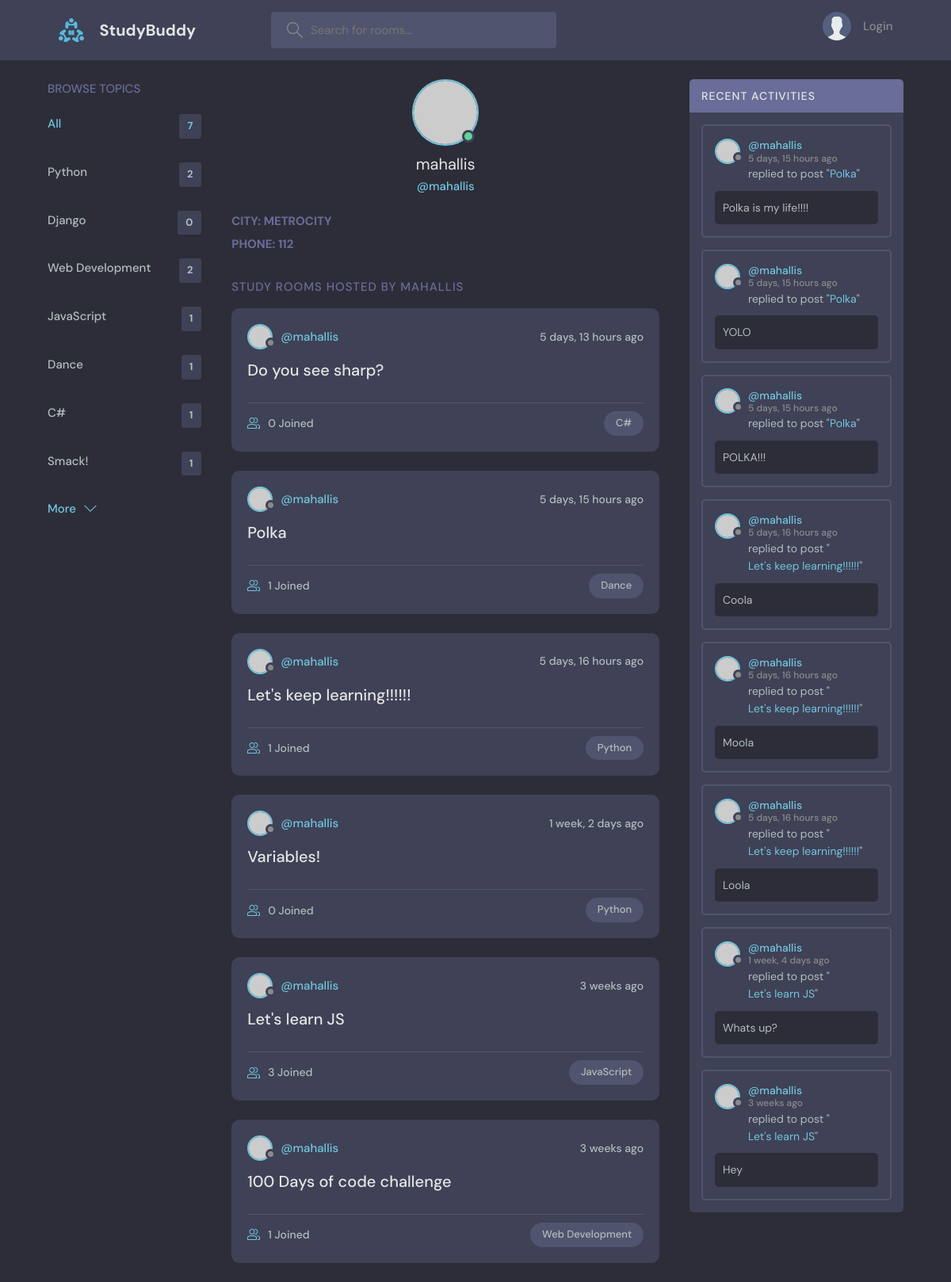
Page /profile/1/ on the committed database.
### base/models.py (models this page shows, shortened)
class Topic(models.Model):
    name = models.CharField(max_length=200)

class Profile(models.Model):
    user = models.OneToOneField(User, on_delete=models.CASCADE)
    user_id = user.primary_key
    city = models.CharField(max_length=150, null=True, blank=True)
    phone = models.CharField(max_length=30, null=True, blank=True)
    bio = models.TextField(max_length=144, blank=True)

class Room(models.Model):
    host = models.ForeignKey(User, on_delete=models.SET_NULL, null=True)
    topic = models.ForeignKey(Topic, on_delete=models.SET_NULL, null=True)
    name = models.CharField(max_length=200)
    description = models.TextField(null=True, blank=True)
    participants = models.ManyToManyField(
        User, related_name='participants', blank=True)
    updated = models.DateTimeField(auto_now=True)
    created = models.DateTimeField(auto_now_add=True)
    class Meta:
        ordering = ['-updated', '-created']
    def __str__(self):
        return self.name

class Message(models.Model):
    user = models.ForeignKey(User, on_delete=models.CASCADE)
    room = models.ForeignKey(Room, on_delete=models.CASCADE)
    body = models.TextField()
    updated = models.DateTimeField(auto_now=True)
    created = models.DateTimeField(auto_now_add=True)
    class Meta:
        ordering = ['-updated', '-created']

### base/views.py (the view)
# urls.py: path('profile/<str:pk>/', views.userProfile, name="user-profile"),
def userProfile(request, pk):
    user = User.objects.get(id=pk)
    room_messages = user.message_set.all()
    topics = Topic.objects.all()
    rooms = user.room_set.all()
    profile = Profile.objects.get(user_id=pk)
    context = {'user': user, 'rooms': rooms,
               'room_messages': room_messages, 'topics': topics, 'profile': profile}
    return render(request, 'base/profile.html', context)

### base/templates/base/profile.html (shortened to what this page needs)
{% extends 'main.html' %}
{% block content %}
<main class="profile-page layout layout--3">
  <div class="container">
    {% include 'base/topics_component.html' %}
    <div class="roomList">
      <div class="profile">
        <div class="profile__avatar">
          <div class="avatar avatar--large active">
            <img src="https://randomuser.me/api/portraits/men/11.jpg" />
          </div>
        </div>
        <div class="profile__info">
          <h3>{{user.username}}</h3>
          <p>@{{user.username}}</p>
        </div>
        <div class="profile__about">
          <h3>City: {% if not profile.city %}
            there is no city
          {% else %}
            {{profile.city}}
          {% endif %}
        </h3>
          <h3>Phone: {% if not profile.phone %}
              there is no phone
            {% else %}
              {{profile.phone}}
            {% endif %}
          </h3>
        </div>
      </div>
      <div class="roomList__header">
        <div>
          <h2>Study Rooms Hosted by {{user.username}}</a>
          </h2>
        </div>
      </div>
        {% include 'base/feed_component.html' %}
    </div>
    {% include 'base/activity_component.html' %}
  </div>
</main>
{% endblock %}

### base/templates/base/topics_component.html
<div class="topics">
  <div class="topics__header">
    <h2>Browse Topics</h2>
  </div>
  <ul class="topics__list">
    <li>
      <a href="{% url 'home' %}" class="active">All <span>{{topics.count}}</span></a>
    </li>
    {% for topic in topics %}
    <li>
      <a href="{% url 'home' %}?q={{topic.name}}">{{topic.name}} <span>{{topic.room_set.all.count}}</span></a>
    </li>
    {% endfor %}
  </ul>
  <a class="btn btn--link" href="{% url 'topics' %}">
    More
    <svg version="1.1" xmlns="http://www.w3.org/2000/svg" width="32" height="32" viewBox="0 0 32 32">
      <title>chevron-down</title>
      <path d="M16 21l-13-13h-3l16 16 16-16h-3l-13 13z"></path>
    </svg>
  </a>
</div>

### base/templates/base/feed_component.html (shortened to what this page needs)
{% for room in rooms %}
<div class="roomListRoom">
    <div class="roomListRoom__header">
        <a href="{% url 'user-profile' room.host.id %}" class="roomListRoom__author">
        <div class="avatar avatar--small">
            <img src="https://randomuser.me/api/portraits/women/{{forloop.counter}}.jpg" />
        </div>
        <span>@{{room.host.username}}</span>
        </a>
        <div class="roomListRoom__actions">
        <span>{{room.created|timesince}} ago</span>
        </div>
    </div>
    <div class="roomListRoom__content">
        <a href="{% url 'room' room.id %}">{{room.name}}</a>
    </div>
    <div class="roomListRoom__meta">
        <a href="{% url 'room' room.id %}" class="roomListRoom__joined">
        {{room.participants.all.count}} Joined
        </a>
        <p class="roomListRoom__topic">{{room.topic.name}}</p>
    </div>
</div>
{% endfor %}

### base/templates/base/activity_component.html (shortened to what this page needs)
<div class="activities">
  <div class="activities__header">
    <h2>Recent Activities</h2>
  </div>
  {% for message in room_messages %}
  <div class="activities__box">
    <div class="activities__boxHeader roomListRoom__header">
      <a href="{% url 'user-profile' message.user.id %}" class="roomListRoom__author">
        <div class="avatar avatar--small">
          <img src="https://randomuser.me/api/portraits/men/{{forloop.counter}}.jpg" />
        </div>
        <p>
          @{{message.user}}
          <span>{{message.created|timesince}} ago</span>
        </p>
      </a>
    </div>
    <div class="activities__boxContent">
      <p>replied to post "<a href="{% url 'room' message.room.id %}">{{message.room}}</a>"</p>
      <div class="activities__boxRoomContent">
        {{message.body}}
      </div>
    </div>
  </div>
  {% endfor %}
</div>

### rows in the picture
Topic: name "Python", room_set.all.count "2"
Topic: name "Django", room_set.all.count "0"
Topic: name "Web Development", room_set.all.count "2"
Topic: name "JavaScript", room_set.all.count "1"
Topic: name "Dance", room_set.all.count "1"
Topic: name "C#", room_set.all.count "1"
Topic: name "Smack!", room_set.all.count "1"
Profile: city "METROCITY", phone "112"
Room: host.username "mahallis", created "5 days, 13 hours", name "Do you see sharp?", participants.all.count "0", topic.name "C#"
Room: host.username "mahallis", created "5 days, 15 hours", name "Polka", participants.all.count "1", topic.name "Dance"
Room: host.username "mahallis", created "5 days, 16 hours", name "Let's keep learning!!!!!!", participants.all.count "1", topic.name "Python"
Room: host.username "mahallis", created "1 week, 2 days", name "Variables!", participants.all.count "0", topic.name "Python"
Room: host.username "mahallis", created "3 weeks", name "Let's learn JS", participants.all.count "3", topic.name "JavaScript"
Room: host.username "mahallis", created "3 weeks", name "100 Days of code challenge", participants.all.count "1", topic.name "Web Development"
Message: user "mahallis", created "5 days, 15 hours", room "Polka", body "Polka is my life!!!!"
Message: user "mahallis", created "5 days, 15 hours", room "Polka", body "YOLO"
Message: user "mahallis", created "5 days, 15 hours", room "Polka", body "POLKA!!!"
Message: user "mahallis", created "5 days, 16 hours", room "Let's keep learning!!!!!!", body "Coola"
Message: user "mahallis", created "5 days, 16 hours", room "Let's keep learning!!!!!!", body "Moola"
Message: user "mahallis", created "5 days, 16 hours", room "Let's keep learning!!!!!!", body "Loola"
Message: user "mahallis", created "1 week, 4 days", room "Let's learn JS", body "Whats up?"
Message: user "mahallis", created "3 weeks", room "Let's learn JS", body "Hey"

### other values in the picture
{{ topics.count }} "7"
{{ user.username }} "mahallis"
{{ user.username }} "MAHALLIS"
